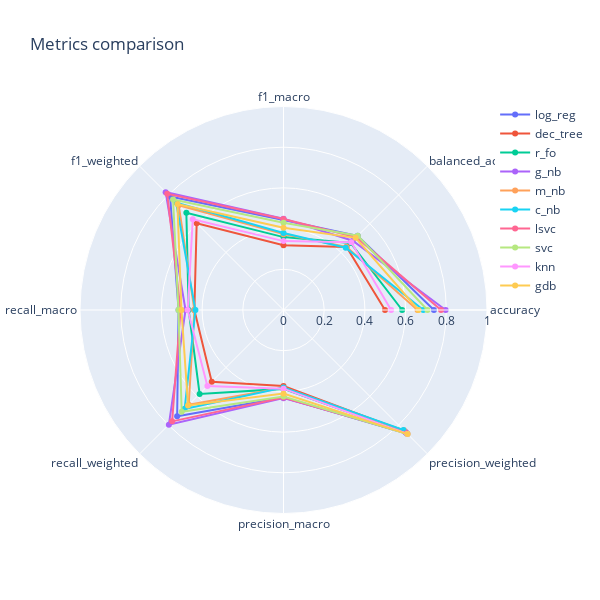

Notebook source saved alongside this figure:
### Markdown cell above
### Datavisualization

### Code cell
# Comparison of metrics scores
data = df_m.iloc[:,:-2]  # to skip time_train and time_predict
plot_radar_mult(data)

### Figure 1 — Plotly figure (JSON) as saved in the notebook; plotly's stock layout.template omitted (floating-point values rounded to 4 significant figures)
{"data": [{"name": "log_reg", "r": [0.7391, 0.5156, 0.4421, 0.7882, 0.5156, 0.7391, 0.4299, 0.8605], "theta": ["accuracy", "balanced_accuracy", "f1_macro", "f1_weighted", "recall_macro", "recall_weighted", "precision_macro", "precision_weighted"], "type": "scatterpolar"}, {"name": "dec_tree", "r": [0.4988, 0.438, 0.3184, 0.6034, 0.438, 0.4988, 0.3736, 0.8436], "theta": ["accuracy", "balanced_accuracy", "f1_macro", "f1_weighted", "recall_macro", "recall_weighted", "precision_macro", "precision_weighted"], "type": "scatterpolar"}, {"name": "r_fo", "r": [0.583, 0.4662, 0.3582, 0.6751, 0.4662, 0.583, 0.3876, 0.8541], "theta": ["accuracy", "balanced_accuracy", "f1_macro", "f1_weighted", "recall_macro", "recall_weighted", "precision_macro", "precision_weighted"], "type": "scatterpolar"}, {"name": "g_nb", "r": [0.7967, 0.4814, 0.4486, 0.8191, 0.4814, 0.7967, 0.4331, 0.847], "theta": ["accuracy", "balanced_accuracy", "f1_macro", "f1_weighted", "recall_macro", "recall_weighted", "precision_macro", "precision_weighted"], "type": "scatterpolar"}, {"name": "m_nb", "r": [0.6587, 0.4379, 0.3728, 0.7282, 0.4379, 0.6587, 0.3821, 0.8361], "theta": ["accuracy", "balanced_accuracy", "f1_macro", "f1_weighted", "recall_macro", "recall_weighted", "precision_macro", "precision_weighted"], "type": "scatterpolar"}, {"name": "c_nb", "r": [0.6871, 0.4328, 0.3782, 0.7464, 0.4328, 0.6871, 0.3814, 0.8335], "theta": ["accuracy", "balanced_accuracy", "f1_macro", "f1_weighted", "recall_macro", "recall_weighted", "precision_macro", "precision_weighted"], "type": "scatterpolar"}, {"name": "lsvc", "r": [0.7739, 0.506, 0.4474, 0.808, 0.506, 0.7739, 0.4302, 0.856], "theta": ["accuracy", "balanced_accuracy", "f1_macro", "f1_weighted", "recall_macro", "recall_weighted", "precision_macro", "precision_weighted"], "type": "scatterpolar"}, {"name": "svc", "r": [0.7074, 0.5162, 0.429, 0.7675, 0.5162, 0.7074, 0.4249, 0.8617], "theta": ["accuracy", "balanced_accuracy", "f1_macro", "f1_weighted", "recall_macro", "recall_weighted", "precision_macro", "precision_weighted"], "type": "scatterpolar"}, {"name": "knn", "r": [0.5288, 0.4707, 0.3385, 0.6305, 0.4707, 0.5288, 0.3864, 0.8612], "theta": ["accuracy", "balanced_accuracy", "f1_macro", "f1_weighted", "recall_macro", "recall_weighted", "precision_macro", "precision_weighted"], "type": "scatterpolar"}, {"name": "gdb", "r": [0.6634, 0.5014, 0.4044, 0.7374, 0.5014, 0.6634, 0.411, 0.8623], "theta": ["accuracy", "balanced_accuracy", "f1_macro", "f1_weighted", "recall_macro", "recall_weighted", "precision_macro", "precision_weighted"], "type": "scatterpolar"}], "layout": {"height": 600, "polar": {"radialaxis": {"range": [0, 1], "visible": true}}, "showlegend": true, "title": {"text": "Metrics comparison"}, "width": 600}}
